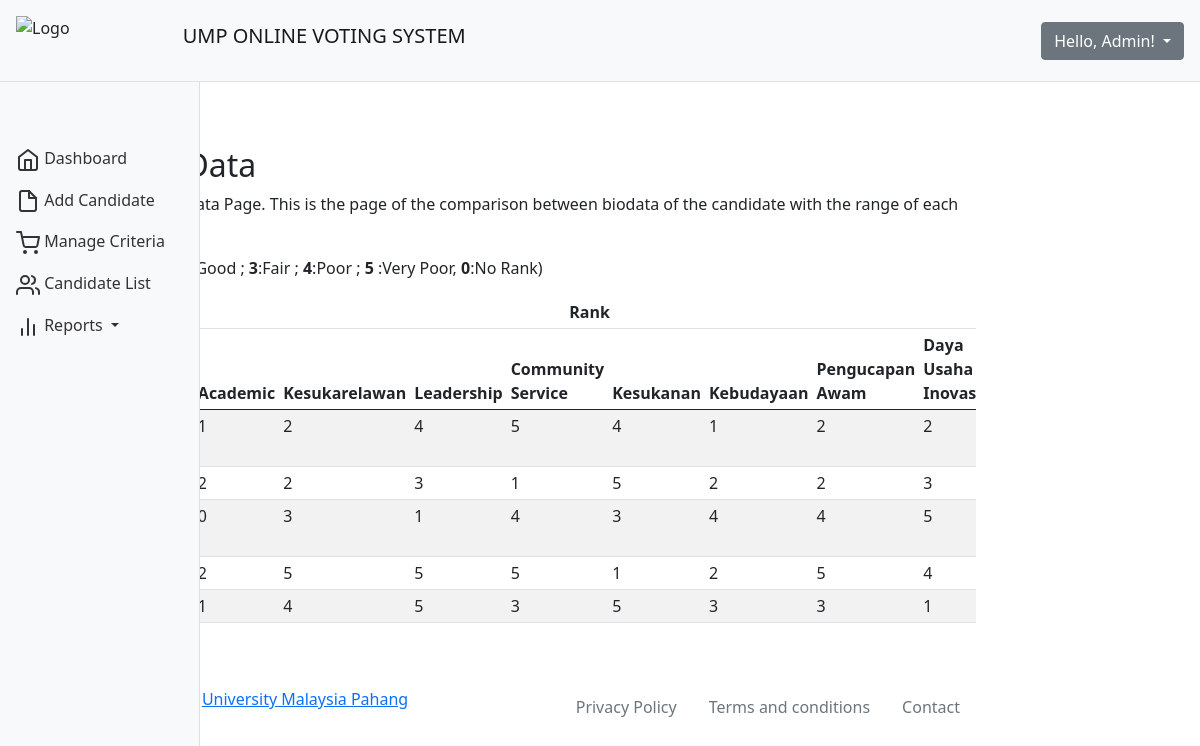
/ApplicationLayer/ViewResult/CandidateData.php, run on the app's committed database.
### tables this page shows
CREATE TABLE `candidate` (
  `Candidate_ID` int(11) NOT NULL,
  `Candidate_Name` varchar(250) NOT NULL,
  `Candidate_Matric` varchar(50) NOT NULL,
  `Candidate_Faculty` varchar(250) NOT NULL,
  `Year` int(11) NOT NULL,
  `Semester` int(11) NOT NULL,
  `Candidate_Slogan` varchar(250) NOT NULL,
  `Candidate_Photo` varchar(100) NOT NULL,
  `Academic` float NOT NULL,
  `Kesukarelawan` float NOT NULL,
  `Leadership` float NOT NULL,
  `CommunityService` float NOT NULL,
  `Kesukanan` float NOT NULL,
  `Kebudayaan` float NOT NULL,
  `PengucapanAwam` float NOT NULL,
  `DayaUsahaInovasi` float NOT NULL
);

### libs/database.php (called while the page is built, shortened)
<?php
class DB
{
  public static function connect($value='')
  {
    $pdo = new PDO(DB_TYPE.':host='.DB_HOST.';dbname='.DB_NAME, DB_USER, DB_PASS);
    $pdo->setAttribute(PDO::ATTR_ERRMODE, PDO::ERRMODE_EXCEPTION);
    return $pdo;
  }
  public static function run($sql, $args = NULL)
    {
        if (!$args)
        {
             return DB::connect()->query($sql);
        }
     }
}
?>

### BusinessServiceLayer/Model/CandidateModel.php (called while the page is built, shortened)
<?php
require_once '../../libs/database.php';
class CandidateModel{
	function viewallStud(){
        $sql = "SELECT * FROM candidate";
        return DB::run($sql);
    }
}
?>

### BusinessServiceLayer/Controller/CandidateController.php (called while the page is built, shortened)
<?php
require_once '../../BusinessServiceLayer/Model/CandidateModel.php';
class candidateController{
	function viewAll(){
		$candidate = new CandidateModel();
		return $candidate->viewallStud();
	}
}
?>

### BusinessServiceLayer/Controller/ResultController.php (called while the page is built, shortened)
<?php
require_once '../../BusinessServiceLayer/Controller/CriteriaController.php';
require_once '../../BusinessServiceLayer/Controller/CandidateController.php';
	function getCriteria()
	{
		static $criteria = null;
		if ( !$criteria ) $criteria = new criteriaController();
		$criteriaResult = $criteria->viewAll();
		$criteriaData = $criteriaResult->fetchAll(PDO::FETCH_ASSOC);
			$criteriaData2 = [];
			foreach ( $criteriaData as $i => $criteriaRow ) {
				$criteriaName = $criteriaRow[ 'Criteria_Name' ];
				$criteriaData2[ $criteriaName ]['R1'] = [ 'min'=> (float) $criteriaRow[ 'R1min' ], 'max'=> (float) $criteriaRow[ 'R1max' ] ];
				$criteriaData2[ $criteriaName ]['R2'] = [ 'min'=> (float) $criteriaRow[ 'R2min' ], 'max'=> (float) $criteriaRow[ 'R2max' ] ];
				$criteriaData2[ $criteriaName ]['R3'] = [ 'min'=> (float) $criteriaRow[ 'R3min' ], 'max'=> (float) $criteriaRow[ 'R3max' ] ];
				$criteriaData2[ $criteriaName ]['R4'] = [ 'min'=> (float) $criteriaRow[ 'R4min' ], 'max'=> (float) $criteriaRow[ 'R4max' ] ];
				$criteriaData2[ $criteriaName ]['R5'] = [ 'min'=> (float) $criteriaRow[ 'R5min' ], 'max'=> (float) $criteriaRow[ 'R5max' ] ];
		}
		return $criteriaData2;
	}
	function getRank( $candidate, $category )
	{
		$criteriaData = getCriteria();
		$subCriteria = $criteriaData[ $category ];
		$achievement = $candidate[ $category ];
		if ( $achievement < $subCriteria['R5']['min'] ) {
			return 0;
		} elseif ( $achievement >= $subCriteria['R5']['min'] && $achievement <= $subCriteria['R5']['max'] ) {
			return 5;
		} elseif ( $achievement >= $subCriteria['R4']['min'] && $achievement <= $subCriteria['R4']['max'] ) {
			return 4;
		} elseif ( $achievement >= $subCriteria['R3']['min'] && $achievement <= $subCriteria['R3']['max'] ) {
			return 3;
		} elseif ( $achievement >= $subCriteria['R2']['min'] && $achievement <= $subCriteria['R2']['max'] ) {
			return 2;
		} elseif ( $achievement >= $subCriteria['R1']['min'] && $achievement <= $subCriteria['R1']['max'] ) {
			return 1;
		}else {
			return 0;
		}
	}
	function getAllRanks()
	{
		static $candidate = null;
		if ( !$candidate ) $candidate = new candidateController();
		$candidateResult = $candidate->viewAll();
		$candidateData = $candidateResult->fetchAll(PDO::FETCH_ASSOC);
		$ranks = [];
		foreach ( $candidateData as $i => $candidateRow ) {
			$academic = getRank( $candidateRow, 'Academic' );
			$kesukarelawan = getRank( $candidateRow, 'Kesukarelawan' );
			$leadership = getRank( $candidateRow, 'Leadership' );
			$communityService = getRank( $candidateRow, 'CommunityService' );
			$kesukanan = getRank( $candidateRow, 'Kesukanan' );
			$kebudayaan = getRank( $candidateRow, 'Kebudayaan' );
			$pengucapanAwam = getRank( $candidateRow, 'PengucapanAwam' );
			$dayaUsahaInovasi = getRank( $candidateRow, 'DayaUsahaInovasi' );
			$candidateID = $candidateRow[ 'Candidate_ID' ];
			$ranks[ $candidateID ] = [
										'Candidate_Name' => $candidateRow[ 'Candidate_Name' ],
										'Candidate_Photo' => $candidateRow[ 'Candidate_Photo' ],
										'Candidate_Matric' => $candidateRow[ 'Candidate_Matric' ],
										'Academic' => $academic,
										'Kesukarelawan' => $kesukarelawan,
										'Leadership' => $leadership,
										'CommunityService' => $communityService,
										'Kesukanan' => $kesukanan,
										'Kebudayaan' => $kebudayaan,
										'PengucapanAwam' => $pengucapanAwam,
										'DayaUsahaInovasi' => $dayaUsahaInovasi,
									];
		}
		return $ranks;
	}

### BusinessServiceLayer/Model/CriteriaModel.php (called while the page is built, shortened)
<?php
require_once '../../libs/database.php';
class CriteriaModel{
	function viewallCriteria(){
        $sql = "SELECT * FROM criteria";
        return DB::run($sql);
    }
}
?>

### BusinessServiceLayer/Controller/CriteriaController.php (called while the page is built, shortened)
<?php
require_once '../../BusinessServiceLayer/Model/CriteriaModel.php';
class criteriaController{
	function viewAll(){
		$criteria = new CriteriaModel();
		return $criteria->viewallCriteria();
	}
}
?>

### ApplicationLayer/ViewResult/CandidateData.php (the view, shortened to what this page needs)
<?php include '../../src/navbar.php';?>
<?php
require_once '../../BusinessServiceLayer/Controller/ResultController.php';
$ranks = getAllRanks();
?>
<!DOCTYPE html>
<html>
<head>
	<link rel="stylesheet" href="https://stackpath.bootstrapcdn.com/bootstrap/5.0.0-alpha1/css/bootstrap.min.css">
	<link rel="stylesheet" href="https://cdn.jsdelivr.net/chartist.js/latest/chartist.min.css">
</head>
<body>
	<div class="container-fluid">
		<div class="row">
			<nav id="sidebar" class="col-md-3 col-lg-2 d-md-block bg-light sidebar collapse">
				<div class="position-sticky pt-md-5">
					<ul class="nav flex-column">
						<li class="nav-item">
							<a class="nav-link" aria-current="page" href="../../ApplicationLayer/ManageCandidate/Candidate.php?AccType=admin&AD_ID=<?= $_SESSION['AD_ID'] ?>">
								<span class="ml-2">Dashboard</span>
							</a>
						</li>
						<li class="nav-item">
							<a class="nav-link" href="../../ApplicationLayer/ManageCandidate/AddCandidate.php?AccType=admin&AD_ID=<?= $_SESSION['AD_ID'] ?>">
								<span class="ml-2">Add Candidate</span>
							</a>
						</li>
						<li class="nav-item">
							<a class="nav-link" href="../../ApplicationLayer/ManageCriteria/Criteria.php?AccType=admin&AD_ID=<?= $_SESSION['AD_ID'] ?>"">
								<span class="ml-2">Manage Criteria</span>
							</a>
						</li>
						<li class="nav-item">
							<a class="nav-link" href="../../ApplicationLayer/ManageCandidate/CandidateList.php?AccType=admin&AD_ID=<?= $_SESSION['AD_ID'] ?>">
								<span class="ml-2">Candidate List</span>
							</a>
						</li>
						<li class="nav-item dropdown">
							<a class="nav-link dropdown-toggle" href="#" id="navbarDropdown" role="button" data-toggle="dropdown" aria-haspopup="true" aria-expanded="false">
								<span class="ml-2">Reports</span>
							</a>
						</li>
					</ul>
				</div>
			</nav>
			<main class="col-md-9 ml-sm-auto col-lg-10 px-md-4 py-4">
				  <ol class="breadcrumb">
					<li class="breadcrumb-item"><a href="../../ApplicationLayer/ManageCandidate/Candidate.php?AccType=admin&AD_ID=<?=$_SESSION['AD_ID']?>">Home</a></li>
					<li class="breadcrumb-item active" aria-current="page">Overview</li>
				  </ol>
				<h1 class="h2">Candidate Data</h1>
				<p>This is the Candidate Data Page. This is the page of the comparison between biodata of the candidate with the range of each rank set by the admin.</p>
				<p><b>Rank </b> (<b>1 </b>:Very Good ; <b>2</b>:Good ;<b> 3</b>:Fair ;<b> 4</b>:Poor ; <b> 5 </b>:Very Poor, <b>0</b>:No Rank)</p>
				<div class="table-responsive">
			<table id="example" class="table table-striped table-sm" style="width:100%">
				<thead>
					<tr>
						<th rowspan="2">No</th>
						<th rowspan="2">Name</th>
						<th rowspan="2">Matric No.</th>
						<th colspan="8" style="text-align: center;">Rank</th>
					</tr>
					<tr>
						<th>Academic</th>
						<th>Kesukarelawan</th>
						<th>Leadership</th>
						<th>Community Service</th>
						<th>Kesukanan</th>
						<th>Kebudayaan</th>
						<th>Pengucapan Awam</th>
						<th>Daya Usaha Inovasi</th>
					</tr>
				</thead>
				<tbody>
					<?php
					$i = 0;
					foreach( $ranks as $candidateID => $row ):
						$i++; ?>
							<tr>
								<td><?php echo $i ?></td>
								<td><?php echo $row['Candidate_Name'] ?></td>
								<td><?php echo $row['Candidate_Matric'] ?></td>
								<td><?php echo $row['Academic'] ?></td>
								<td><?php echo $row['Kesukarelawan'] ?></td>
								<td><?php echo $row['Leadership'] ?></td>
								<td><?php echo $row['CommunityService'] ?></td>
								<td><?php echo $row['Kesukanan'] ?></td>
								<td><?php echo $row['Kebudayaan'] ?></td>
								<td><?php echo $row['PengucapanAwam'] ?></td>
								<td><?php echo $row['DayaUsahaInovasi'] ?></td>
							</tr>
					<?php endforeach; ?>
				</tbody>
			</table>
		  </div>
		  <footer class="pt-5 d-flex justify-content-between">
				  <span>Copyright © 2020-2021 <a href="https://www.ump.edu.my/en">University Malaysia Pahang</a></span>
				  <ul class="nav m-0">
				      <li class="nav-item">
				        <a class="nav-link text-secondary" aria-current="page" href="#">Privacy Policy</a>
				      </li>
				      <li class="nav-item">
				        <a class="nav-link text-secondary" href="#">Terms and conditions</a>
				      </li>
				      <li class="nav-item">
				        <a class="nav-link text-secondary" href="#">Contact</a>
				      </li>
				    </ul>
				</footer>
		</main>
	</div>
	</div>
</body>
</html>

### ApplicationLayer/ViewResult/CandidateData.php (style rules this page uses)
.sidebar { position: fixed; top: 0; bottom: 0; left: 0; z-index: 100; padding: 90px 0 0; box-shadow: inset -1px 0 0 rgba(0, 0, 0, .1); z-index: 99; }
.sidebar .nav-link { color: #333; }

### data on the page
candidate: Academic "1", Kesukarelawan "2", Year "4", CommunityService "5", Kebudayaan "1", PengucapanAwam "2", DayaUsahaInovasi "2"
candidate: Candidate_ID "2", Year "3", Semester "1", Kesukanan "5"
candidate: Academic "0", Candidate_ID "3", Leadership "1", CommunityService "4", Kebudayaan "4", PengucapanAwam "4", DayaUsahaInovasi "5"
candidate: Academic "2", Kesukarelawan "5", Leadership "5", CommunityService "5", Semester "1", Kebudayaan "2", PengucapanAwam "5", Candidate_ID "4"
candidate: Semester "1", Kesukarelawan "4", Candidate_ID "5", CommunityService "3", Kebudayaan "3", PengucapanAwam "3"
